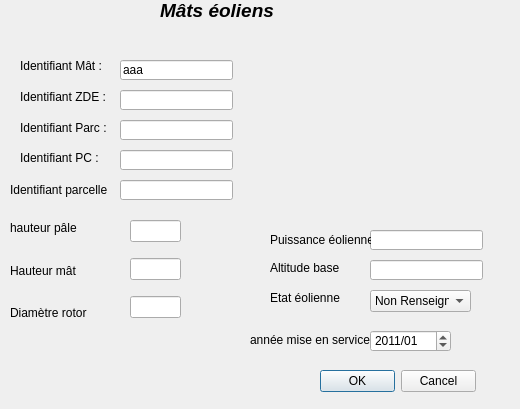
<?xml version="1.0" encoding="UTF-8"?>
<ui version="4.0">
 <class>Table_eolienne</class>
 <widget class="QDialog" name="Table_eolienne">
  <property name="geometry">
   <rect>
    <x>0</x>
    <y>0</y>
    <width>520</width>
    <height>409</height>
   </rect>
  </property>
  <property name="windowTitle">
   <string>Table Eolienne</string>
  </property>
  <property name="sizeGripEnabled">
   <bool>false</bool>
  </property>
  <property name="modal">
   <bool>false</bool>
  </property>
  <widget class="QDialogButtonBox" name="buttonBox">
   <property name="geometry">
    <rect>
     <x>320</x>
     <y>370</y>
     <width>156</width>
     <height>23</height>
    </rect>
   </property>
   <property name="orientation">
    <enum>Qt::Horizontal</enum>
   </property>
   <property name="standardButtons">
    <set>QDialogButtonBox::Cancel|QDialogButtonBox::Ok</set>
   </property>
  </widget>
  <widget class="QLabel" name="label">
   <property name="geometry">
    <rect>
     <x>160</x>
     <y>0</y>
     <width>151</width>
     <height>21</height>
    </rect>
   </property>
   <property name="font">
    <font>
     <pointsize>14</pointsize>
     <weight>75</weight>
     <italic>true</italic>
     <bold>true</bold>
    </font>
   </property>
   <property name="text">
    <string>Mâts éoliens</string>
   </property>
  </widget>
  <widget class="QLabel" name="label_2">
   <property name="geometry">
    <rect>
     <x>20</x>
     <y>40</y>
     <width>109</width>
     <height>52</height>
    </rect>
   </property>
   <property name="text">
    <string>Identifiant Mât :</string>
   </property>
  </widget>
  <widget class="QLabel" name="label_3">
   <property name="geometry">
    <rect>
     <x>20</x>
     <y>80</y>
     <width>109</width>
     <height>33</height>
    </rect>
   </property>
   <property name="text">
    <string>Identifiant ZDE :</string>
   </property>
  </widget>
  <widget class="QLabel" name="label_5">
   <property name="geometry">
    <rect>
     <x>370</x>
     <y>50</y>
     <width>91</width>
     <height>111</height>
    </rect>
   </property>
   <property name="accessibleDescription">
    <string/>
   </property>
   <property name="text">
    <string/>
   </property>
   <property name="pixmap">
    <pixmap>eolienne.png</pixmap>
   </property>
   <property name="scaledContents">
    <bool>true</bool>
   </property>
  </widget>
  <widget class="QLineEdit" name="ID_MAT">
   <property name="geometry">
    <rect>
     <x>120</x>
     <y>60</y>
     <width>113</width>
     <height>20</height>
    </rect>
   </property>
   <property name="inputMask">
    <string>XXXXXXX; </string>
   </property>
   <property name="text">
    <string>aaa</string>
   </property>
   <property name="maxLength">
    <number>7</number>
   </property>
   <property name="cursorPosition">
    <number>7</number>
   </property>
  </widget>
  <widget class="QLineEdit" name="ID_ZDE">
   <property name="geometry">
    <rect>
     <x>120</x>
     <y>90</y>
     <width>113</width>
     <height>20</height>
    </rect>
   </property>
   <property name="inputMethodHints">
    <set>Qt::ImhNone</set>
   </property>
   <property name="inputMask">
    <string>XXXXXXX; </string>
   </property>
   <property name="cursorPosition">
    <number>0</number>
   </property>
  </widget>
  <widget class="QLabel" name="label_4">
   <property name="geometry">
    <rect>
     <x>20</x>
     <y>120</y>
     <width>91</width>
     <height>16</height>
    </rect>
   </property>
   <property name="text">
    <string>Identifiant Parc :</string>
   </property>
  </widget>
  <widget class="QLineEdit" name="ID_PARC">
   <property name="geometry">
    <rect>
     <x>120</x>
     <y>120</y>
     <width>113</width>
     <height>20</height>
    </rect>
   </property>
   <property name="inputMask">
    <string>XXXXXXX; </string>
   </property>
  </widget>
  <widget class="QLabel" name="label_6">
   <property name="geometry">
    <rect>
     <x>20</x>
     <y>150</y>
     <width>91</width>
     <height>16</height>
    </rect>
   </property>
   <property name="text">
    <string>Identifiant PC :</string>
   </property>
  </widget>
  <widget class="QLineEdit" name="ID_PC">
   <property name="geometry">
    <rect>
     <x>120</x>
     <y>150</y>
     <width>113</width>
     <height>20</height>
    </rect>
   </property>
   <property name="inputMask">
    <string>XXXXXXXXXXXXXXXXX; </string>
   </property>
  </widget>
  <widget class="QLabel" name="label_7">
   <property name="geometry">
    <rect>
     <x>10</x>
     <y>180</y>
     <width>101</width>
     <height>20</height>
    </rect>
   </property>
   <property name="text">
    <string>Identifiant parcelle :</string>
   </property>
  </widget>
  <widget class="QLineEdit" name="ID_PARCEL">
   <property name="geometry">
    <rect>
     <x>120</x>
     <y>180</y>
     <width>113</width>
     <height>20</height>
    </rect>
   </property>
   <property name="inputMask">
    <string>XXXXXXX; </string>
   </property>
  </widget>
  <widget class="QLineEdit" name="PU_NOMINAL">
   <property name="geometry">
    <rect>
     <x>370</x>
     <y>230</y>
     <width>113</width>
     <height>20</height>
    </rect>
   </property>
   <property name="inputMask">
    <string/>
   </property>
   <property name="maxLength">
    <number>10</number>
   </property>
   <property name="precision" stdset="0">
    <double>0.000000000000000</double>
   </property>
  </widget>
  <widget class="QLabel" name="label_11">
   <property name="geometry">
    <rect>
     <x>270</x>
     <y>230</y>
     <width>101</width>
     <height>20</height>
    </rect>
   </property>
   <property name="text">
    <string>Puissance éolienne</string>
   </property>
  </widget>
  <widget class="QLineEdit" name="ALT_BASE">
   <property name="geometry">
    <rect>
     <x>370</x>
     <y>260</y>
     <width>113</width>
     <height>20</height>
    </rect>
   </property>
   <property name="inputMask">
    <string/>
   </property>
   <property name="maxLength">
    <number>3</number>
   </property>
   <property name="entier" stdset="0">
    <number>3</number>
   </property>
  </widget>
  <widget class="QLabel" name="label_12">
   <property name="geometry">
    <rect>
     <x>270</x>
     <y>260</y>
     <width>81</width>
     <height>16</height>
    </rect>
   </property>
   <property name="text">
    <string>Altitude base</string>
   </property>
  </widget>
  <widget class="QLabel" name="label_13">
   <property name="geometry">
    <rect>
     <x>270</x>
     <y>290</y>
     <width>81</width>
     <height>16</height>
    </rect>
   </property>
   <property name="text">
    <string>Etat éolienne</string>
   </property>
  </widget>
  <widget class="QLabel" name="label_14">
   <property name="geometry">
    <rect>
     <x>250</x>
     <y>330</y>
     <width>121</width>
     <height>20</height>
    </rect>
   </property>
   <property name="text">
    <string>année mise en service</string>
   </property>
  </widget>
  <widget class="QDateEdit" name="PRODUCTION">
   <property name="geometry">
    <rect>
     <x>370</x>
     <y>330</y>
     <width>81</width>
     <height>22</height>
    </rect>
   </property>
   <property name="minimumDateTime">
    <datetime>
     <hour>0</hour>
     <minute>0</minute>
     <second>0</second>
     <year>2000</year>
     <month>1</month>
     <day>1</day>
    </datetime>
   </property>
   <property name="maximumDate">
    <date>
     <year>2099</year>
     <month>12</month>
     <day>31</day>
    </date>
   </property>
   <property name="minimumDate">
    <date>
     <year>2000</year>
     <month>1</month>
     <day>1</day>
    </date>
   </property>
   <property name="displayFormat">
    <string>yyyy/MM</string>
   </property>
   <property name="calendarPopup">
    <bool>false</bool>
   </property>
   <property name="date">
    <date>
     <year>2011</year>
     <month>1</month>
     <day>1</day>
    </date>
   </property>
  </widget>
  <widget class="QComboBox" name="ETAT_MAT">
   <property name="geometry">
    <rect>
     <x>370</x>
     <y>290</y>
     <width>101</width>
     <height>22</height>
    </rect>
   </property>
   <property name="editable">
    <bool>false</bool>
   </property>
   <property name="insertPolicy">
    <enum>QComboBox::InsertAtBottom</enum>
   </property>
   <item>
    <property name="text">
     <string>Non Renseigné</string>
    </property>
   </item>
   <item>
    <property name="text">
     <string>Construite</string>
    </property>
   </item>
   <item>
    <property name="text">
     <string>Non Construite</string>
    </property>
   </item>
   <item>
    <property name="text">
     <string>Démontée</string>
    </property>
   </item>
   <item>
    <property name="text">
     <string>autre état</string>
    </property>
   </item>
  </widget>
  <widget class="QWidget" name="layoutWidget">
   <property name="geometry">
    <rect>
     <x>130</x>
     <y>210</y>
     <width>51</width>
     <height>121</height>
    </rect>
   </property>
   <layout class="QVBoxLayout" name="verticalLayout">
    <item>
     <widget class="QLineEdit" name="HT_PALE">
      <property name="inputMask">
       <string/>
      </property>
      <property name="maxLength">
       <number>3</number>
      </property>
      <property name="entier" stdset="0">
       <number>0</number>
      </property>
     </widget>
    </item>
    <item>
     <widget class="QLineEdit" name="HT_MAT">
      <property name="maxLength">
       <number>3</number>
      </property>
      <property name="entier" stdset="0">
       <number>0</number>
      </property>
     </widget>
    </item>
    <item>
     <widget class="QLineEdit" name="DIAM_ROTOR">
      <property name="inputMask">
       <string/>
      </property>
      <property name="maxLength">
       <number>3</number>
      </property>
      <property name="entier" stdset="0">
       <number>0</number>
      </property>
     </widget>
    </item>
   </layout>
  </widget>
  <widget class="QWidget" name="layoutWidget">
   <property name="geometry">
    <rect>
     <x>10</x>
     <y>210</y>
     <width>101</width>
     <height>121</height>
    </rect>
   </property>
   <layout class="QVBoxLayout" name="verticalLayout_2">
    <item>
     <widget class="QLabel" name="label_15">
      <property name="text">
       <string>hauteur pâle</string>
      </property>
     </widget>
    </item>
    <item>
     <widget class="QLabel" name="label_9">
      <property name="text">
       <string>Hauteur mât</string>
      </property>
     </widget>
    </item>
    <item>
     <widget class="QLabel" name="label_10">
      <property name="text">
       <string>Diamètre rotor</string>
      </property>
     </widget>
    </item>
   </layout>
  </widget>
 </widget>
 <tabstops>
  <tabstop>ID_MAT</tabstop>
  <tabstop>ID_ZDE</tabstop>
  <tabstop>ID_PARC</tabstop>
  <tabstop>ID_PC</tabstop>
  <tabstop>ID_PARCEL</tabstop>
  <tabstop>HT_PALE</tabstop>
  <tabstop>HT_MAT</tabstop>
  <tabstop>DIAM_ROTOR</tabstop>
  <tabstop>PU_NOMINAL</tabstop>
  <tabstop>ALT_BASE</tabstop>
  <tabstop>ETAT_MAT</tabstop>
  <tabstop>PRODUCTION</tabstop>
  <tabstop>buttonBox</tabstop>
 </tabstops>
 <resources/>
 <connections>
  <connection>
   <sender>buttonBox</sender>
   <signal>accepted()</signal>
   <receiver>Table_eolienne</receiver>
   <slot>accept()</slot>
   <hints>
    <hint type="sourcelabel">
     <x>248</x>
     <y>254</y>
    </hint>
    <hint type="destinationlabel">
     <x>157</x>
     <y>274</y>
    </hint>
   </hints>
  </connection>
  <connection>
   <sender>buttonBox</sender>
   <signal>rejected()</signal>
   <receiver>Table_eolienne</receiver>
   <slot>reject()</slot>
   <hints>
    <hint type="sourcelabel">
     <x>316</x>
     <y>260</y>
    </hint>
    <hint type="destinationlabel">
     <x>286</x>
     <y>274</y>
    </hint>
   </hints>
  </connection>
 </connections>
</ui>
